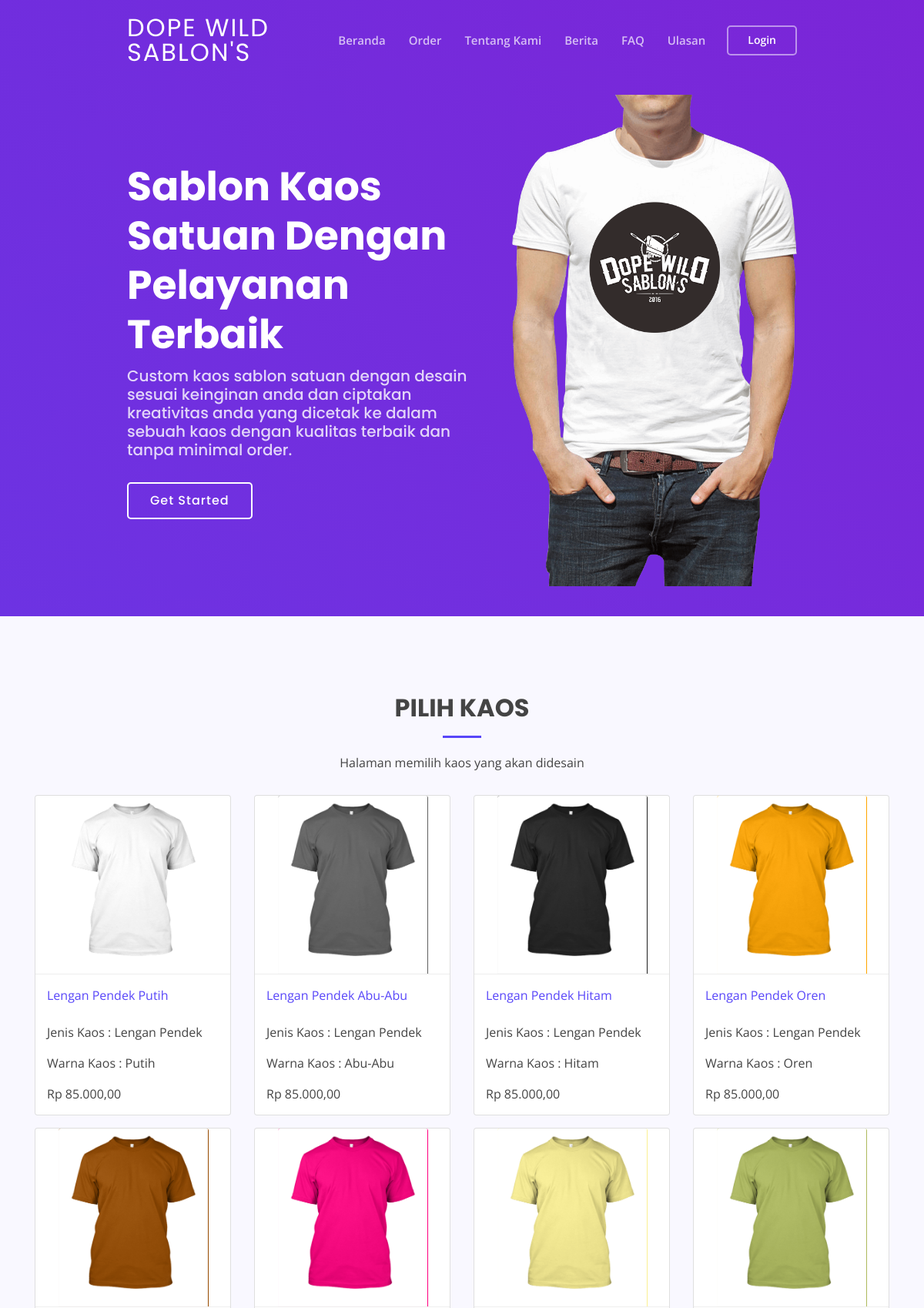
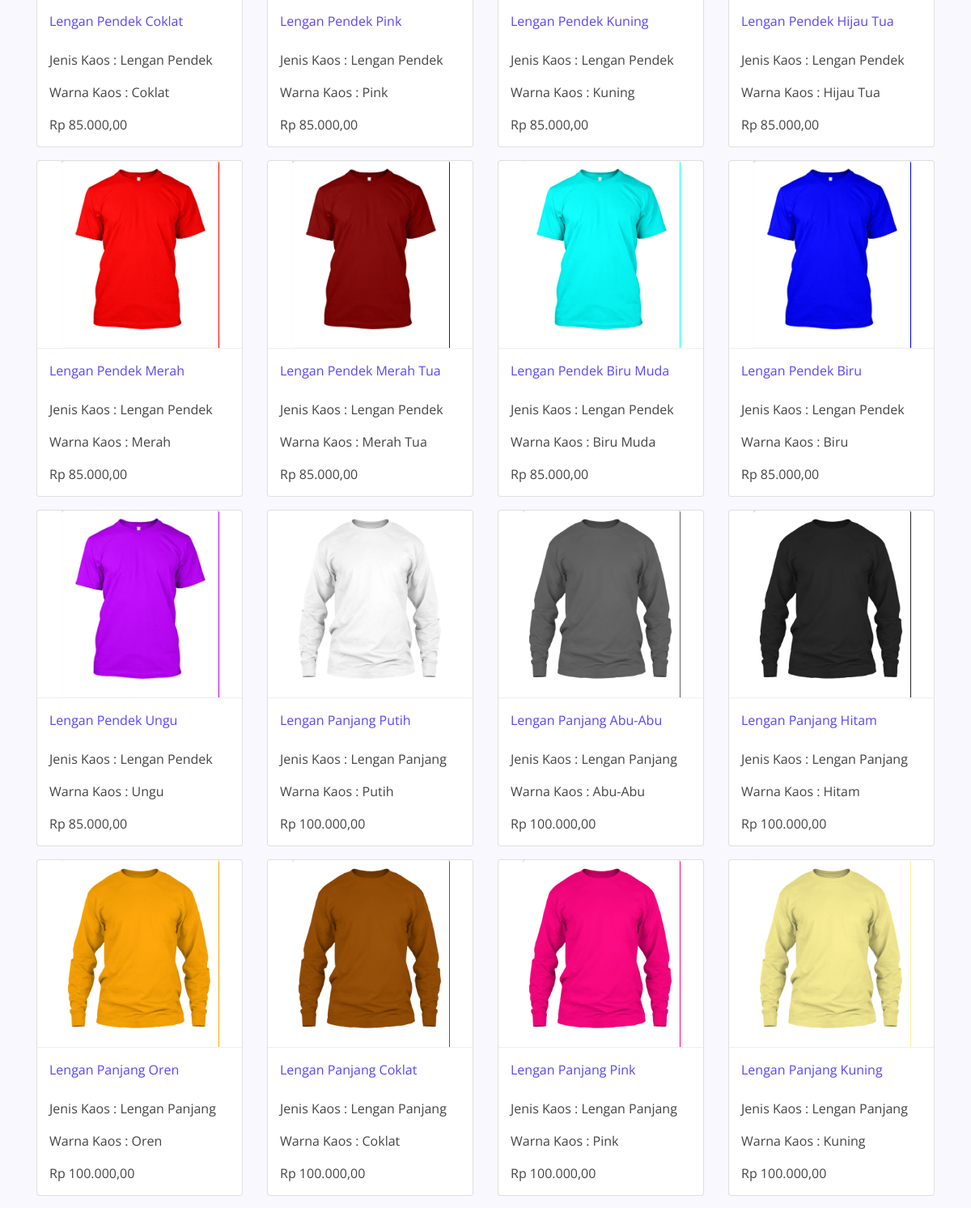
The page /pilihkaos.php (upper part) on the database its author committed (2 pictures, top to bottom).
### tables this page shows
CREATE TABLE `tbl_produk` (
  `id_produk` int(20) NOT NULL,
  `nama_produk` varchar(50) NOT NULL,
  `warna_kaos` varchar(50) NOT NULL,
  `jenis_kaos` varchar(50) NOT NULL,
  `kode_warna` varchar(15) NOT NULL,
  `stok_s` int(5) NOT NULL,
  `stok_m` int(5) NOT NULL,
  `stok_l` int(5) NOT NULL,
  `stok_xl` int(5) NOT NULL,
  `harga_produk` int(20) NOT NULL,
  `lastupdate` date NOT NULL
);

### pilihkaos.php (the view, shortened to what this page needs)
<?php
include('includes/config.php');
include('includes/header.php');
include('includes/hero.php');
?>
<section id="services" class="services section-bg">
    <div class="container" data-aos="fade-up">
        <div class="section-title">
            <h2>Pilih Kaos</h2>
            <p>Halaman memilih kaos yang akan didesain</p>
        </div>
        <div class="row">
            <?php
            $sqltblproduk = "SELECT * FROM tbl_produk";
            $querytblproduk = @mysqli_query($koneksidb, $sqltblproduk);
            while ($result = @mysqli_fetch_array($querytblproduk)) {
            ?>
                <div class="col-md-3 col-sm-6">
                    <figure class="card card-product">
                        <div class="img-wrap" style="margin-left:30px; height: 231px; width: 194.5px;background-color: #<?php echo htmlentities($result['kode_warna']); ?>;">
                            <?php
                            if ($result['jenis_kaos'] == 'Lengan Pendek') {
                                echo '<a href="desain?id=';
                                echo $result['nama_produk'];
                                echo '"><img src="assets/desain/img/t-shirts/lenganpendek_depan.png"></a>';
                            } else {
                                echo '<a href="desain?id=';
                                echo $result['nama_produk'];
                                echo '"><img src="assets/desain/img/t-shirts/lenganpanjang_depan.png"></a>';
                            }
                            ?>
                        </div>
                        <figcaption class="info-wrap">
                            <a href="desain?id=<?php echo $result['nama_produk']; ?>" class="title"><?php echo htmlentities($result['nama_produk']); ?></a>
                            <br><br>
                            <p>Jenis Kaos : <?php echo htmlentities($result['jenis_kaos']); ?></p>
                            <p>Warna Kaos : <?php echo htmlentities($result['warna_kaos']); ?></p>
                            <div class="price-wrap">
                                <span class="price-new"> <?php echo "Rp " . number_format($result['harga_produk'], 2, ",", "."); ?></span>
                            </div>
                        </figcaption>
                    </figure>
                </div>
            <?php } ?>
        </div>
    </div>
</section>
<?php
include('includes/footer.php');
?>

### assets/css/style.css (style rules this page uses)
body { font-family: "Open Sans", sans-serif; color: #444444; }
a { color: #5846f9; }
h1, h2, h3, h4, h5, h6 { font-family: "Poppins", sans-serif; }
section { padding: 100px 0; overflow: hidden; }
.section-bg { background-color: #f9f8ff; }
.section-title { text-align: center; padding-bottom: 30px; }
.section-title h2 { font-size: 32px; font-weight: bold; text-transform: uppercase; margin-bottom: 20px; padding-bottom: 20px; position: relative; }
.section-title h2::after { content: ''; position: absolute; display: block; width: 50px; height: 3px; background: #5846f9; bottom: 0; left: calc(50% - 25px); }
.section-title p { margin-bottom: 0; }

### includes/header.php (style rules this page uses)
.card-product:after { content: ""; display: table; clear: both; visibility: hidden; }
.card-product .price-new, .card-product .price { margin-right: 5px; }
.card-product .img-wrap { border-radius: 3px 3px 0 0; overflow: hidden; position: relative; height: 220px; text-align: center; }
.card-product .img-wrap img { max-height: 100%; max-width: 100%; object-fit: cover; }
.card-product .info-wrap { overflow: hidden; padding: 15px; border-top: 1px solid #eee; }
.card-product .title { margin-top: 0; }

### rows shown on the page
tbl_produk: nama_produk "Lengan Pendek Putih", jenis_kaos "Lengan Pendek", warna_kaos "Putih", harga_produk "85.000,00"
tbl_produk: nama_produk "Lengan Pendek Abu-Abu", jenis_kaos "Lengan Pendek", warna_kaos "Abu-Abu", harga_produk "85.000,00"
tbl_produk: nama_produk "Lengan Pendek Hitam", jenis_kaos "Lengan Pendek", warna_kaos "Hitam", harga_produk "85.000,00"
tbl_produk: nama_produk "Lengan Pendek Oren", jenis_kaos "Lengan Pendek", warna_kaos "Oren", harga_produk "85.000,00"
tbl_produk: nama_produk "Lengan Pendek Coklat", jenis_kaos "Lengan Pendek", warna_kaos "Coklat", harga_produk "85.000,00"
tbl_produk: nama_produk "Lengan Pendek Pink", jenis_kaos "Lengan Pendek", warna_kaos "Pink", harga_produk "85.000,00"
tbl_produk: nama_produk "Lengan Pendek Kuning", jenis_kaos "Lengan Pendek", warna_kaos "Kuning", harga_produk "85.000,00"
tbl_produk: nama_produk "Lengan Pendek Hijau Tua", jenis_kaos "Lengan Pendek", warna_kaos "Hijau Tua", harga_produk "85.000,00"
tbl_produk: nama_produk "Lengan Pendek Merah", jenis_kaos "Lengan Pendek", warna_kaos "Merah", harga_produk "85.000,00"
tbl_produk: nama_produk "Lengan Pendek Merah Tua", jenis_kaos "Lengan Pendek", warna_kaos "Merah Tua", harga_produk "85.000,00"
tbl_produk: nama_produk "Lengan Pendek Biru Muda", jenis_kaos "Lengan Pendek", warna_kaos "Biru Muda", harga_produk "85.000,00"
tbl_produk: nama_produk "Lengan Pendek Biru", jenis_kaos "Lengan Pendek", warna_kaos "Biru", harga_produk "85.000,00"
tbl_produk: nama_produk "Lengan Pendek Ungu", jenis_kaos "Lengan Pendek", warna_kaos "Ungu", harga_produk "85.000,00"
tbl_produk: nama_produk "Lengan Panjang Putih", jenis_kaos "Lengan Panjang", warna_kaos "Putih", harga_produk "100.000,00"
tbl_produk: nama_produk "Lengan Panjang Abu-Abu", jenis_kaos "Lengan Panjang", warna_kaos "Abu-Abu", harga_produk "100.000,00"
tbl_produk: nama_produk "Lengan Panjang Hitam", jenis_kaos "Lengan Panjang", warna_kaos "Hitam", harga_produk "100.000,00"
tbl_produk: nama_produk "Lengan Panjang Oren", jenis_kaos "Lengan Panjang", warna_kaos "Oren", harga_produk "100.000,00"
tbl_produk: nama_produk "Lengan Panjang Coklat", jenis_kaos "Lengan Panjang", warna_kaos "Coklat", harga_produk "100.000,00"
tbl_produk: nama_produk "Lengan Panjang Pink", jenis_kaos "Lengan Panjang", warna_kaos "Pink", harga_produk "100.000,00"
tbl_produk: nama_produk "Lengan Panjang Kuning", jenis_kaos "Lengan Panjang", warna_kaos "Kuning", harga_produk "100.000,00"
